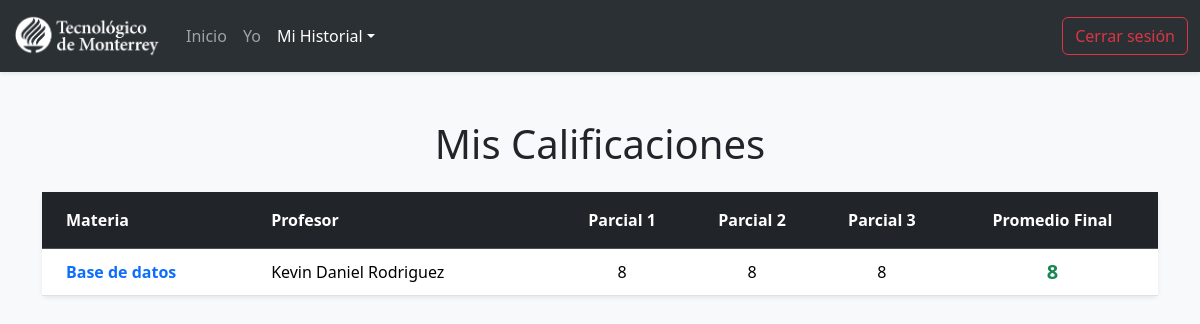
The app's page /view/students/scores.php (signed in) with its own data.
### tables this page shows
CREATE TABLE IF NOT EXISTS scores (
    id INT PRIMARY KEY AUTO_INCREMENT,
    parcial_1 INT,
    parcial_2 INT,
    parcial_3 INT,
    final_avg INT,
    subject_id INT,
    student_id INT,
    FOREIGN KEY (subject_id) REFERENCES subjects(id) ON DELETE CASCADE,
    FOREIGN KEY (student_id) REFERENCES students(id) ON DELETE CASCADE
);

CREATE TABLE IF NOT EXISTS subjects (
    id INT PRIMARY KEY AUTO_INCREMENT,
    subject_name VARCHAR(70),
    teacher_id INT,
    FOREIGN KEY (teacher_id) REFERENCES teachers(id) ON DELETE CASCADE
);

CREATE TABLE IF NOT EXISTS teachers (
    id INT PRIMARY KEY AUTO_INCREMENT,
    full_name VARCHAR(45),
    phone_number VARCHAR(12) UNIQUE,
    user_id INT,
    FOREIGN KEY (user_id) REFERENCES users(id) ON DELETE CASCADE
);

### view/students/scores.php (the view, shortened to what this page needs)
<?php
include('../../api/conn.php');
$userId = $_SESSION['user_id'] ?? null;
$query = "SELECT sub.subject_name, t.full_name as teacher_name,
                 sc.parcial_1, sc.parcial_2, sc.parcial_3, sc.final_avg
          FROM scores sc
          INNER JOIN subjects sub ON sc.subject_id = sub.id
          INNER JOIN teachers t ON sub.teacher_id = t.id
          INNER JOIN students s ON sc.student_id = s.id
          WHERE s.user_id = ?";
$stmt = $conn->prepare($query);
$stmt->bind_param("i", $userId);
$stmt->execute();
$scores = $stmt->get_result()->fetch_all(MYSQLI_ASSOC);
?>
<!DOCTYPE html>
<html lang="es-MX">
<head>
  <link href="https://cdn.jsdelivr.net/npm/bootstrap@5.3.8/dist/css/bootstrap.min.css" rel="stylesheet">
  <link href="https://cdnjs.cloudflare.com/ajax/libs/font-awesome/6.4.0/css/all.min.css" rel="stylesheet">
</head>
<body class="bg-light">
  <nav class="navbar navbar-expand-lg bg-body-tertiary shadow-sm" data-bs-theme="dark">
    <div class="container-fluid">
      <a class="navbar-brand" href="home.php">
        <img src="../../assets/logo-transparent-white.png" alt="Logo" width="150" height="auto">
      </a>
      <div class="collapse navbar-collapse" id="navbarSupportedContent">
        <ul class="navbar-nav me-auto mb-2 mb-lg-0">
          <li class="nav-item"><a class="nav-link" href="home.php">Inicio</a></li>
          <li class="nav-item"><a class="nav-link" href="me.php">Yo</a></li>
          <li class="nav-item dropdown">
            <a class="nav-link dropdown-toggle active" href="#" role="button" data-bs-toggle="dropdown">Mi Historial</a>
          </li>
        </ul>
        <ul class="nav justify-content-end">
          <li class="nav-item"><a class="btn btn-outline-danger" href="../../services/logout.php">Cerrar sesión</a></li>
        </ul>
      </div>
    </div>
  </nav>
  <div class="container py-5">
    <h1 class="text-center mb-4">Mis Calificaciones</h1>
    <div class="card border-0 shadow-sm">
      <div class="card-body p-0">
        <div class="table-responsive">
          <table class="table table-hover align-middle mb-0">
            <thead class="table-dark">
              <tr>
                <th scope="col" class="py-3 ps-4">Materia</th>
                <th scope="col" class="py-3">Profesor</th>
                <th scope="col" class="py-3 text-center">Parcial 1</th>
                <th scope="col" class="py-3 text-center">Parcial 2</th>
                <th scope="col" class="py-3 text-center">Parcial 3</th>
                <th scope="col" class="py-3 text-center">Promedio Final</th>
              </tr>
            </thead>
            <tbody>
              <?php if (empty($scores)): ?>
                <tr>
                  <td colspan="6" class="text-center py-5 text-muted">
                    <i class="fas fa-book-open fs-1 mb-3"></i><br>
                    Aún no tienes calificaciones registradas en el sistema.
                  </td>
                </tr>
              <?php else: ?>
                <?php foreach ($scores as $row): ?>
                <tr>
                  <td class="ps-4 fw-bold text-primary"><?= htmlspecialchars($row['subject_name']) ?></td>
                  <td><?= $row['teacher_name'] ?></td>
                  <td class="text-center"><?= $row['parcial_1'] ?? '-' ?></td>
                  <td class="text-center"><?= $row['parcial_2'] ?? '-' ?></td>
                  <td class="text-center"><?= $row['parcial_3'] ?? '-' ?></td>
                  <td class="text-center fw-bold fs-5 <?= ($row['final_avg'] >= 6) ? 'text-success' : 'text-danger' ?>">
                    <?= $row['final_avg'] ?? '-' ?>
                  </td>
                </tr>
                <?php endforeach; ?>
              <?php endif; ?>
            </tbody>
          </table>
        </div>
      </div>
    </div>
  </div>
</body>
</html>

### records on screen
scores: subject.subject_name "Base de datos", teachers.full_name "Kevin Daniel Rodriguez", parcial_1 "8", parcial_2 "8", parcial_3 "8", final_avg "8"
